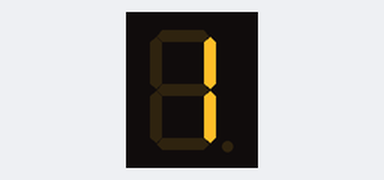
This sketch was run on a simulated Arduino Uno, built with avr-gcc and run on an emulated ATmega328P. Shown: 1-digit seven-segment display. Wiring (inferred from the names in the program): 1-digit 7-segment display, segments lit when HIGH: segments pin 1, pin 2, pin 3, pin 4, pin 5, pin 6, pin 7. The segment pins are drawn as the display they are named for.

Above: at 0.1 s.
At 1.1 s:
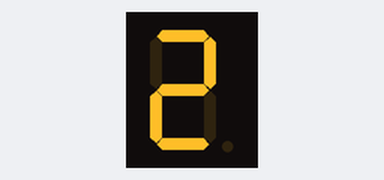
At 2.1 s:
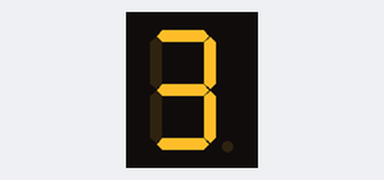
At 3.1 s:
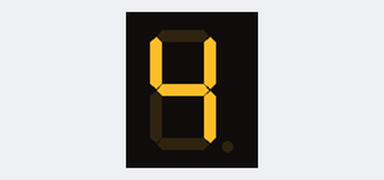
At 5.1 s:
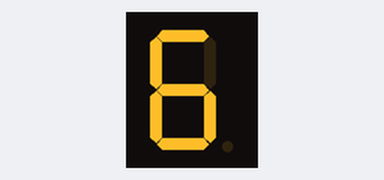
At 7.1 s:
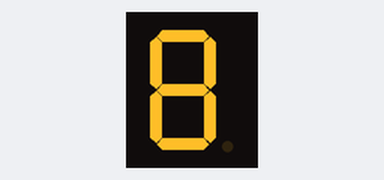

The sketch:

_7_SEGMENT.ino
```cpp
const byte a =1;
const byte b =2;
const byte c =3;
const byte d =4;
const byte e =5;
const byte f =6;
const byte g =7;
void setup() {
pinMode (a,OUTPUT);
pinMode (b,OUTPUT);
pinMode (c,OUTPUT);
pinMode (d,OUTPUT);
pinMode (e,OUTPUT);
pinMode (f,OUTPUT);
pinMode (g,OUTPUT);

}

void loop() {
  //1
 digitalWrite(a,LOW);
  digitalWrite(b,HIGH);
  digitalWrite(c,HIGH);
  digitalWrite(d,LOW);
  digitalWrite(e,LOW);
  digitalWrite(f,LOW);
 digitalWrite(g,LOW);
 delay (1000);
 //2
  digitalWrite(a,HIGH);
  digitalWrite(b,HIGH);
  digitalWrite(c,LOW);
  digitalWrite(d,HIGH);
  digitalWrite(e,HIGH);
  digitalWrite(f,LOW);
 digitalWrite(g,HIGH);
 delay (1000);
 //3
  digitalWrite(a,HIGH);
  digitalWrite(b,HIGH);
  digitalWrite(c,HIGH);
  digitalWrite(d,HIGH);
  digitalWrite(e,LOW);
  digitalWrite(f,LOW);
 digitalWrite(g,HIGH);
 delay (1000);
 //4
  digitalWrite(a,LOW);
  digitalWrite(b,HIGH);
  digitalWrite(c,HIGH);
  digitalWrite(d,LOW);
  digitalWrite(e,LOW);
  digitalWrite(f,HIGH);
 digitalWrite(g,HIGH);
 delay (1000);
 //5
  digitalWrite(a,HIGH);
  digitalWrite(b,LOW);
  digitalWrite(c,HIGH);
  digitalWrite(d,HIGH);
  digitalWrite(e,LOW);
  digitalWrite(f,HIGH);
 digitalWrite(g,HIGH);
 delay (1000);
 //6
  digitalWrite(a,HIGH);
  digitalWrite(b,LOW);
  digitalWrite(c,HIGH);
  digitalWrite(d,HIGH);
  digitalWrite(e,HIGH);
  digitalWrite(f,HIGH);
 digitalWrite(g,HIGH);
 delay (1000);
 //7
  digitalWrite(a,HIGH);
  digitalWrite(b,HIGH);
  digitalWrite(c,HIGH);
  digitalWrite(d,LOW);
  digitalWrite(e,LOW);
  digitalWrite(f,LOW);
 digitalWrite(g,LOW);
 delay (1000);
 //8
 digitalWrite(a,HIGH);
  digitalWrite(b,HIGH);
  digitalWrite(c,HIGH);
  digitalWrite(d,HIGH);
  digitalWrite(e,HIGH);
  digitalWrite(f,HIGH);
 digitalWrite(g,HIGH);
 delay (1000);


}
```

Measured:
- by itself, everything shown: repeats every 8.0 s, in 8 steps
- what the display in image 1 shows lasts 1.0 s, from 1.0 s to 2.0 s
